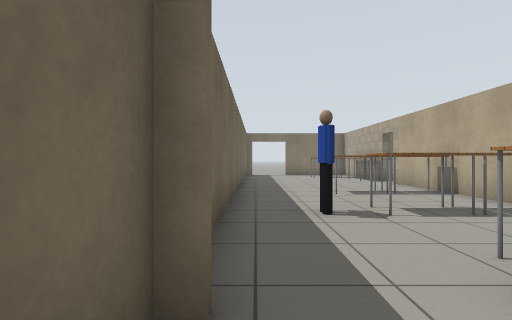
[1] (above)

16 first-person views from a walk through a world built for the Gazebo simulator. The camera is 0.9 m above the floor, looks level and sees 85° across. The floor is counted in squares, 1 m on a side. Each view is taken from the middle of a square. On the plan, view 1 faces up. The plan holds only what a view shows up to about 11 squares ahead; the rest is blank. The robots in the file are not drawn. Simple patterns stand in for the simulator's built-in surfaces. Some stock models are drawn as simple stand-ins.

[2]
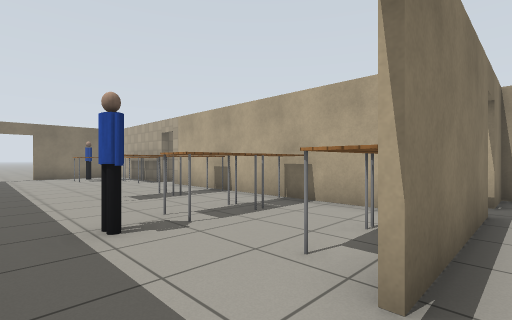

[3]
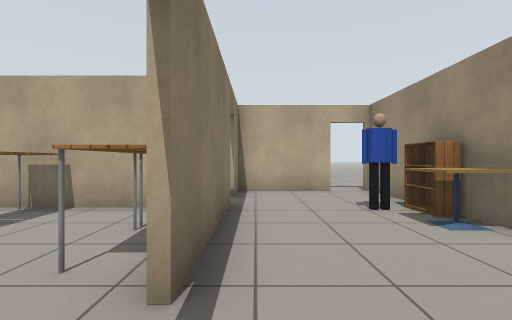

[4]
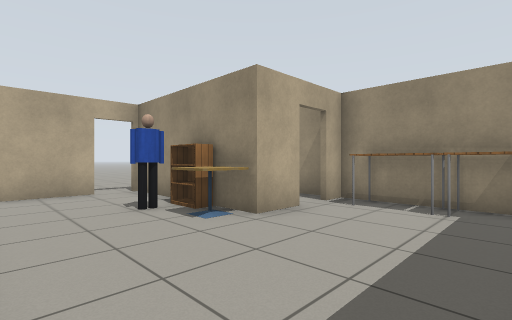

[5]
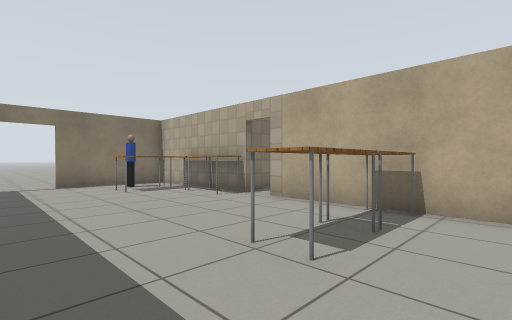

[6]
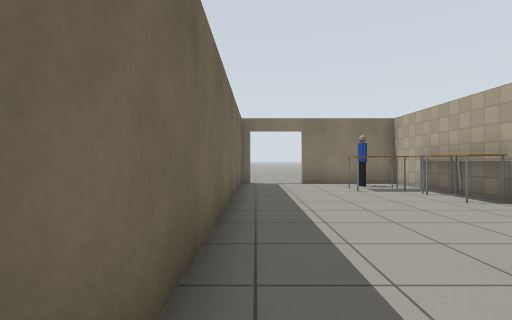

[7]
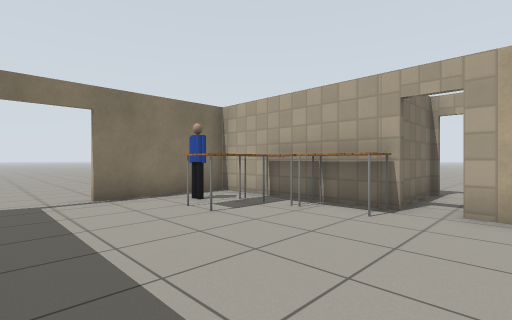

[8]
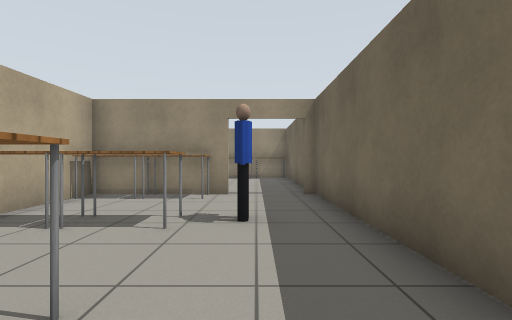

[9]
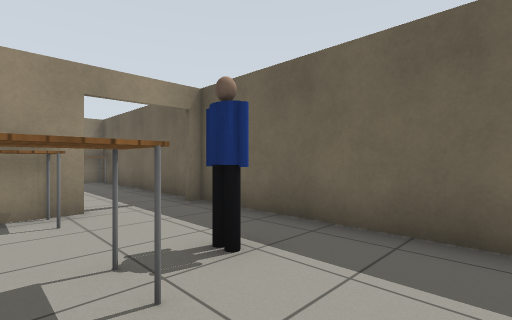

[10]
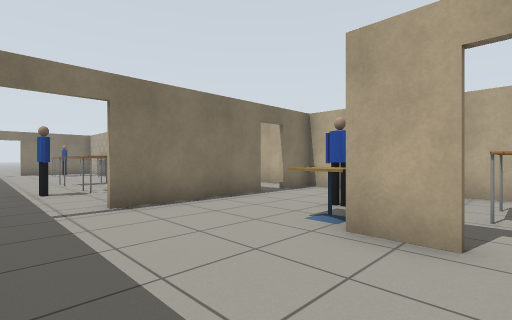

[11]
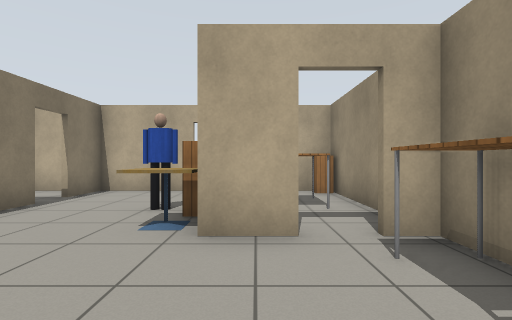

[12]
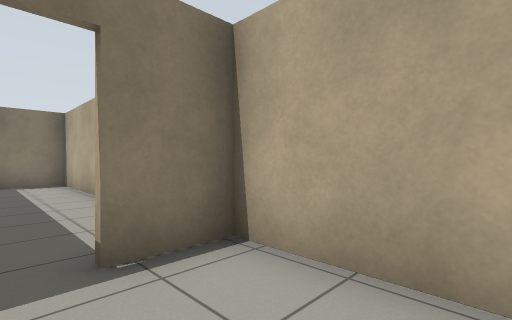

[13]
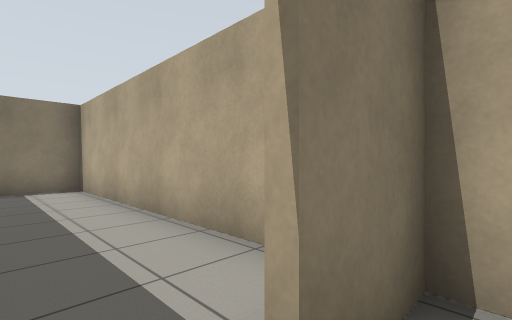

[14]
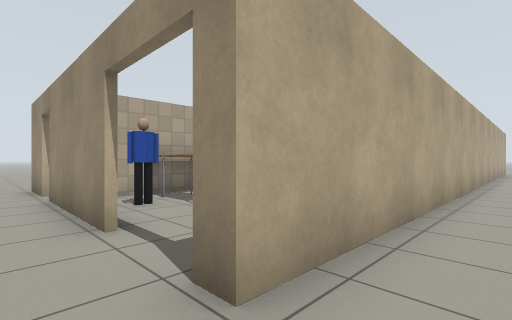

[15]
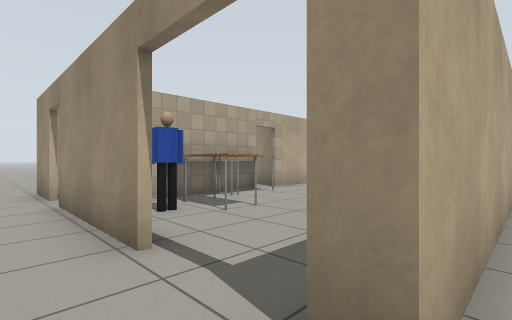

[16]
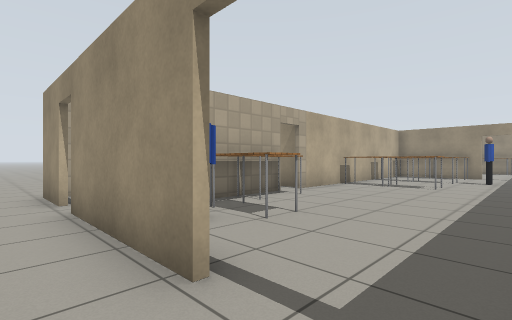

### Floor plan
Ten units are one square. View 1 is at (0, 0); x grows to the right and y downward. Boxes are objects, and circles mark ways between rooms. Rooms are numbered by the first view taken in them; rooms with no view inside come last. Other rooms are left out.
<svg viewBox="-25 -185 120 245">
<path fill="none" stroke="#000" d="M53 -55 53 -74M53 -84 53 -109M53 -25 53 -45M54 23 84 23M81 13 81 -15 66 -15M33 36 33 24M53 -154 53 -167 18 -167M-1 -167 -6 -167 -6 50M38 52 75 52M5 52 33 52 33 45M81 45 81 28M-7 -39 -7 -169M65 -169 84 -169M18 -169 56 -169M-7 -169 -1 -169M53 -45 53 -55M81 -26 81 -75M53 -74 53 -84M81 -75 81 -104 64 -104M56 -105 65 -105M81 -119 56 -119"/>
<rect x="-5" y="45" width="10" height="10" fill="#bbb"><title>table</title></rect>
<rect x="5" y="-55" width="10" height="10" fill="#bbb"><title>person</title></rect>
<rect x="15" y="45" width="10" height="10" fill="#bbb"><title>table</title></rect>
<rect x="15" y="-25" width="20" height="10" fill="#bbb"><title>table</title></rect>
<rect x="15" y="-55" width="20" height="10" fill="#bbb"><title>table</title></rect>
<rect x="15" y="-85" width="20" height="10" fill="#bbb"><title>table</title></rect>
<rect x="25" y="15" width="20" height="10" fill="#bbb"><title>cafe table</title></rect>
<rect x="25" y="-155" width="20" height="20" fill="#bbb"><title>table</title></rect>
<rect x="35" y="-25" width="20" height="10" fill="#bbb"><title>table</title></rect>
<rect x="35" y="-55" width="20" height="10" fill="#bbb"><title>table</title></rect>
<rect x="35" y="-85" width="20" height="10" fill="#bbb"><title>table</title></rect>
<rect x="35" y="-165" width="10" height="20" fill="#bbb"><title>person</title></rect>
<rect x="45" y="35" width="20" height="10" fill="#bbb"><title>table</title></rect>
<rect x="45" y="15" width="10" height="10" fill="#bbb"><title>bookshelf</title></rect>
<rect x="45" y="5" width="10" height="10" fill="#bbb"><title>person</title></rect>
<rect x="45" y="-135" width="10" height="20" fill="#bbb"><title>table</title></rect>
<rect x="45" y="-155" width="10" height="20" fill="#bbb"><title>table</title></rect>
<rect x="75" y="45" width="10" height="10" fill="#bbb"><title>cabinet</title></rect>
<circle cx="5" cy="-170" r="3" fill="#2a7"/>
<circle cx="60" cy="-170" r="3" fill="#2a7"/>
<circle cx="80" cy="15" r="3" fill="#2a7"/>
<circle cx="60" cy="-20" r="3" fill="#2a7"/>
<circle cx="50" cy="-110" r="3" fill="#2a7"/>
<circle cx="-10" cy="-180" r="3" fill="#2a7"/>
<circle cx="80" cy="-110" r="3" fill="#2a7"/>
<circle cx="65" cy="-65" r="3" fill="#2a7"/>
<text x="30" y="-60">1</text>
<text x="-20" y="-60">2</text>
<text x="90" y="-70">3</text>
<text x="60" y="-50">4</text>
<text x="60" y="-80">5</text>
<text x="60" y="-110">6</text>
</svg>
Room 1 opens to room 3. Room 1 opens to room 4. Room 1 opens to room 6. Room 2 opens to room 3. Room 3 opens to room 6. Room 4 opens to room 5.

Where each view was taken, in squares from view 1:
view 1: 0 up, 0 right, facing up
view 2: 1 up, 0 right, facing up-right
view 3: 1 up, 0 right, facing right
view 4: 1 up, 0 right, facing down-right
view 5: 6 up, 0 right, facing up-right
view 6: 6 up, 0 right, facing up
view 7: 10 up, 0 right, facing up-right
view 8: 9 up, 1 right, facing down
view 9: 7 up, 3 right, facing down-left
view 10: 4 down, 0 right, facing up-right
view 11: 3 down, 0 right, facing right
view 12: 1 down, 6 right, facing up-right
view 13: 1 up, 6 right, facing up-right
view 14: 18 up, 2 left, facing down-right
view 15: 18 up, 1 left, facing down-right
view 16: 18 up, 0 right, facing down-right
